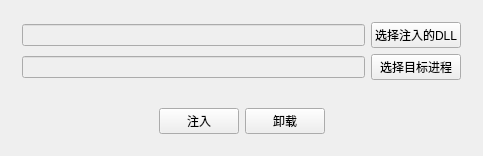
<?xml version="1.0" encoding="UTF-8"?>
<ui version="4.0">
 <class>Widget</class>
 <widget class="QWidget" name="Widget">
  <property name="geometry">
   <rect>
    <x>0</x>
    <y>0</y>
    <width>483</width>
    <height>135</height>
   </rect>
  </property>
  <property name="windowTitle">
   <string>注入DLL</string>
  </property>
  <layout class="QVBoxLayout" name="verticalLayout">
   <item>
    <widget class="QWidget" name="widget" native="true">
     <layout class="QGridLayout" name="gridLayout">
      <item row="0" column="0">
       <widget class="QLineEdit" name="dllPath">
        <property name="enabled">
         <bool>false</bool>
        </property>
       </widget>
      </item>
      <item row="0" column="1">
       <widget class="QPushButton" name="pushButton">
        <property name="text">
         <string>选择注入的DLL</string>
        </property>
       </widget>
      </item>
      <item row="1" column="0">
       <widget class="QLineEdit" name="procName">
        <property name="enabled">
         <bool>false</bool>
        </property>
       </widget>
      </item>
      <item row="1" column="1">
       <widget class="QPushButton" name="pushButton_2">
        <property name="text">
         <string>选择目标进程</string>
        </property>
       </widget>
      </item>
     </layout>
    </widget>
   </item>
   <item>
    <widget class="QWidget" name="widget_2" native="true">
     <layout class="QHBoxLayout" name="horizontalLayout">
      <item>
       <spacer name="horizontalSpacer">
        <property name="orientation">
         <enum>Qt::Horizontal</enum>
        </property>
        <property name="sizeHint" stdset="0">
         <size>
          <width>40</width>
          <height>20</height>
         </size>
        </property>
       </spacer>
      </item>
      <item>
       <widget class="QPushButton" name="pushButton_3">
        <property name="text">
         <string>注入</string>
        </property>
       </widget>
      </item>
      <item>
       <widget class="QPushButton" name="pushButton_4">
        <property name="text">
         <string>卸载</string>
        </property>
       </widget>
      </item>
      <item>
       <spacer name="horizontalSpacer_2">
        <property name="orientation">
         <enum>Qt::Horizontal</enum>
        </property>
        <property name="sizeHint" stdset="0">
         <size>
          <width>40</width>
          <height>20</height>
         </size>
        </property>
       </spacer>
      </item>
     </layout>
    </widget>
   </item>
  </layout>
 </widget>
 <layoutdefault spacing="6" margin="11"/>
 <resources/>
 <connections/>
</ui>
